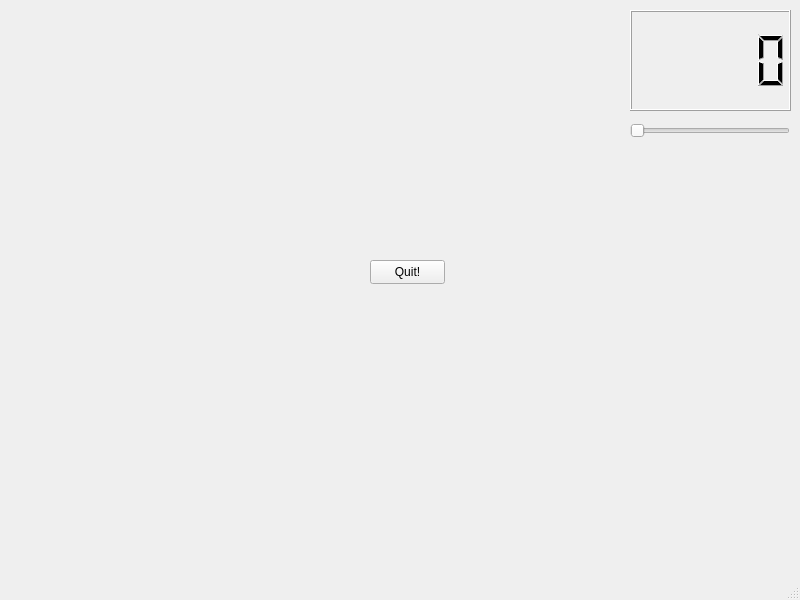
<?xml version="1.0" encoding="UTF-8"?>
<ui version="4.0">
 <class>MainWindow</class>
 <widget class="QMainWindow" name="MainWindow">
  <property name="geometry">
   <rect>
    <x>0</x>
    <y>0</y>
    <width>800</width>
    <height>600</height>
   </rect>
  </property>
  <property name="windowTitle">
   <string>MainWindow</string>
  </property>
  <widget class="QWidget" name="centralwidget">
   <widget class="QPushButton" name="pushButtonQuit">
    <property name="geometry">
     <rect>
      <x>370</x>
      <y>260</y>
      <width>75</width>
      <height>24</height>
     </rect>
    </property>
    <property name="text">
     <string>Quit!</string>
    </property>
   </widget>
   <widget class="QSlider" name="horizontalSlider">
    <property name="geometry">
     <rect>
      <x>630</x>
      <y>120</y>
      <width>160</width>
      <height>22</height>
     </rect>
    </property>
    <property name="orientation">
     <enum>Qt::Horizontal</enum>
    </property>
   </widget>
   <widget class="QLCDNumber" name="lcdNumber">
    <property name="geometry">
     <rect>
      <x>630</x>
      <y>10</y>
      <width>161</width>
      <height>101</height>
     </rect>
    </property>
   </widget>
  </widget>
  <widget class="QMenuBar" name="menubar">
   <property name="geometry">
    <rect>
     <x>0</x>
     <y>0</y>
     <width>800</width>
     <height>22</height>
    </rect>
   </property>
  </widget>
  <widget class="QStatusBar" name="statusbar"/>
 </widget>
 <tabstops>
  <tabstop>pushButtonQuit</tabstop>
  <tabstop>horizontalSlider</tabstop>
 </tabstops>
 <resources/>
 <connections/>
</ui>
